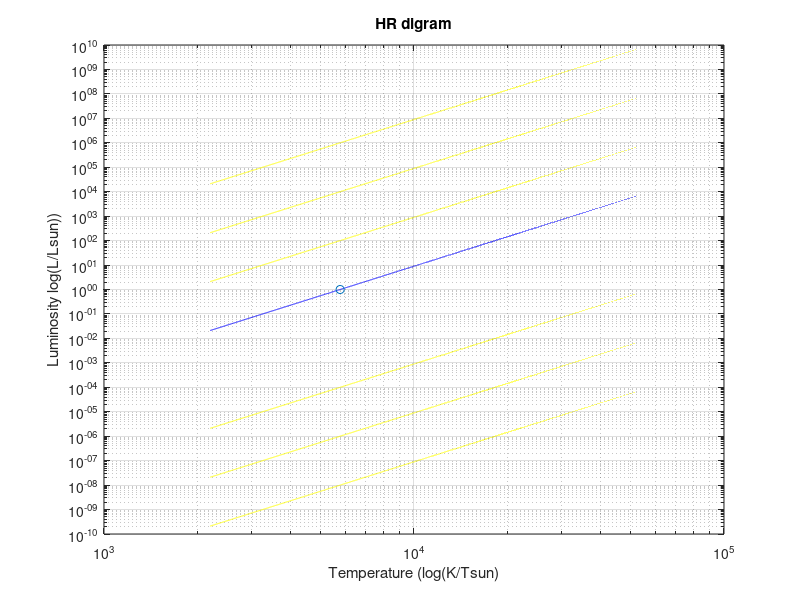

Reproduce this figure in MATLAB.
%HR dig.
R=1 %[Rsun]
T=52000:-1:2200; %[K]
L=R^2*(T/5778).^4;
loglog(T,L,'b-')
hold on
R=[0.0001,0.001,0.01,10,100,1000]
i=1;
while i<7
    L=R(i)^2*(T/5778).^4;
    loglog(T,L,'cy-')
    i=i+1;
end
xlabel('Temperature (log(K/Tsun)')
ylabel('Luminosity log(L/Lsun))')
title('HR digram')
grid on
hold off
hold on
plot(5778,1,'o')
hold off